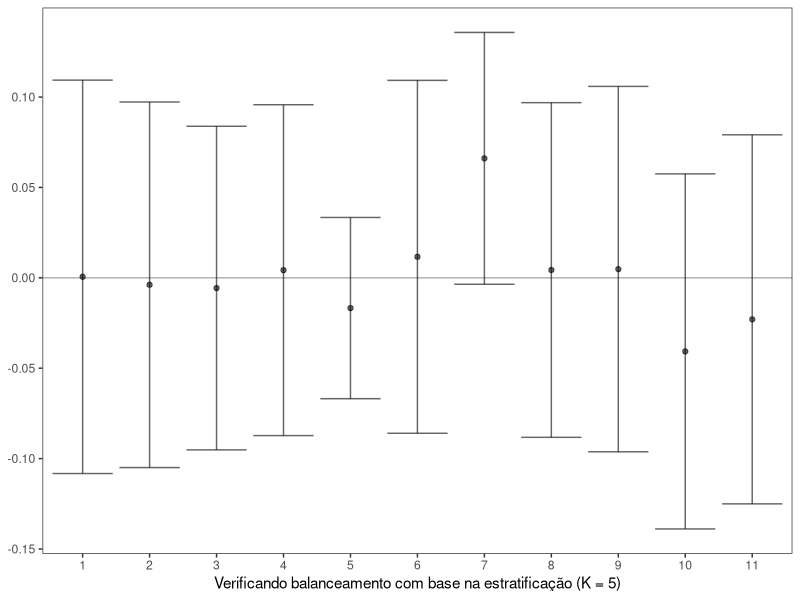
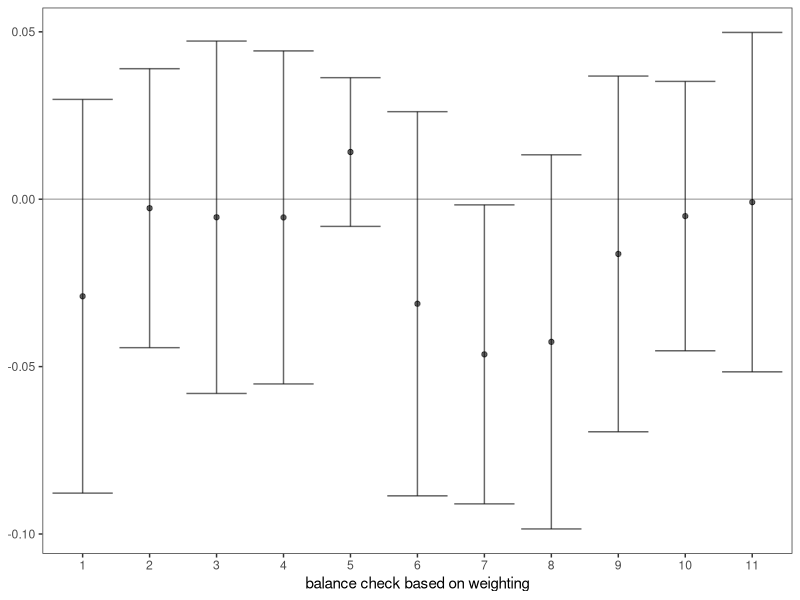

Write R code to recreate these figures, in order.
## ---- chunk 1
#| echo: true
dados <- read.csv("datasets/nhanes_bmi.csv")[, -1]
z <- dados$School_meal
y <- dados$BMI
x <- scale(dados[, -c(1, 2)])
## ---- chunk 2
#| echo: true
prop_score <- glm(z ~ x, family = binomial)$fitted.values
## ---- chunk 3
#| echo: true
neyman_sre <- function(y, z, x) {
  x_levels <- unique(x)
  K <- length(x_levels)
  pi_k <- rep(0, K)
  tau_k <- rep(0, K)
  v_k <- rep(0, K)
  n <- length(z)
  for (k in 1:K) {
    x_k <- x_levels[k]
    z_k <- z[x == x_k]
    y_k <- y[x == x_k]
    pi_k[k] <- length(z_k)/n
    tau_k[k] <- mean(y_k[z_k == 1]) - mean(y_k[z_k == 0])
    v_k[k] <- var(y_k[z_k == 1]) / sum(z_k) + var(y_k[z_k == 0]) / sum(1 - z_k)
  }
  tau_s <- sum(pi_k * tau_k)
  v_s <- sum(pi_k^2 * v_k) 
  return(c(tau_s, sqrt(v_s)))
}

K <- c(5, 10, 20, 50, 80)
resultados <- sapply(K, FUN = function(k){
                          q_prop_score = quantile(prop_score, (1:(k - 1))/k)
                          ps_estrato = cut(prop_score, breaks = c(0, q_prop_score, 1), labels = 1:k)
                          neyman_sre(y, z, ps_estrato)
                          })
colnames(resultados) <- K
rownames(resultados) <- c("Estim", "SE")
resultados
## ---- chunk 4
#| echo: true
library(car)
naive <- lm(y ~ z)
fisher <- lm(y ~ z + x)
lin <- lm(y ~ z*x)
resultados <- matrix(c(coef(naive)[2], sqrt(hccm(naive)[2, 2]),
                       coef(fisher)[2], sqrt(hccm(fisher)[2, 2]),
                       coef(lin)[2], sqrt(hccm(lin)[2, 2])), ncol = 3)
colnames(resultados) <- c("Naive", "Fisher", "Lin")
rownames(resultados) <- c("Estim", "SE")
resultados
## ---- chunk 5
#| echo: true
mahalanobis2 = function(z, x) {
  x1 <- x[z == 1, ]
  x0 <- x[z == 0, ]
  n1 <- nrow(x1)
  n0 <- nrow(x0)
  diff <- apply(x1, 2, mean) - apply(x0, 2, mean)
  covar <- (n1 + n0)/(n1 * n0) * cov(x)
  M <- t(diff) %*% solve(covar) %*% diff
  return(M)
}
mahalanobis2(z, x)
## ---- chunk 6
#| echo: true

estimador_ipw <- function(z, y, x, alphas = c(0, 1)) {
  prop_score <- glm(z ~ x, family = binomial)$fitted.values
  prop_score <- pmax(alphas[1], pmin(prop_score, alphas[2]))
  
  tau_ipw <- mean(z * y / prop_score) - mean((1 - z) * y / (1 - prop_score))
  tau_hajek <- mean(z * y / prop_score) / mean(z / prop_score) - mean((1 - z) * y / (1 - prop_score)) / mean((1 - z) / (1 - prop_score))
  
  out <- c(tau_ipw, tau_hajek)
  return(out)
}
## ---- chunk 7
#| echo: true
bootstrap_ipw <- function(z, y, x, n_boot = 500, alphas = c(0, 1)) {
  poit_estim <- estimador_ipw(z, y, x, alphas)
  
  n <- length(z)
  boot_estim <- replicate(n_boot, {
    sample_boot <- sample(1:n, n, replace = TRUE)
    estimador_ipw(z[sample_boot], y[sample_boot], x[sample_boot, ], alphas)
  })
  boot_se <- apply(boot_estim, 1, sd)
  out <- cbind(poit_estim, boot_se)
  colnames(out) <- c("Est", "SD")
  rownames(out) <- c("IPW", "Hajek")
  return(out)
}
## ---- chunk 8
#| echo: true
dados <- read.csv("datasets/nhanes_bmi.csv")[, -1]
z <- dados$School_meal
y <- dados$BMI
x <- scale(dados[, -c(1, 2)])
## ---- chunk 9
#| echo: true
l_alphas <- list(alpha_01 = c(0, 1), alpha_02 = c(0.01, 0.99),
               alpha_03 = c(0.05, 0.95), alpha_04 = c(0.1, .9))

trim_estim <- lapply(l_alphas, 
                     function(a) {round(bootstrap_ipw(z, y, x, alphas = a), 3)} )
trim_estim
## ---- chunk 10
#| echo: true
library(ggplot2)
balance_check <- sapply(1:ncol(x),
                FUN = function(px){
                  q_prop_score = quantile(prop_score, (1:4)/5)
                  prop_score_strata = cut(prop_score, breaks = c(0, q_prop_score, 1), labels = 1:5)
                  neyman_sre(x[, px], z, prop_score_strata)
                })

dat_balance <- data.frame(est = balance_check[1, ],
                         upper = balance_check[1, ] + 1.96*balance_check[2, ],
                         lower = balance_check[1, ] - 1.96*balance_check[2, ],
                         cov = factor(1:11))
ggplot(dat_balance) + 
  geom_errorbar(aes(x = cov, ymin = lower, ymax = upper), alpha = 0.6) + 
  geom_point(aes(x = cov, y = est), alpha = 0.6) +
  geom_hline(aes(yintercept = 0), alpha = 0.3) + 
  theme_bw() + 
  theme(panel.grid.major = element_blank(),
        panel.grid.minor = element_blank(),
        axis.title.y = element_blank()) +
  xlab("Verificando balanceamento com base na estratificação (K = 5)")                     
## ---- chunk 11
#| echo: true
balance_check <- sapply(1:dim(x)[2],
                FUN = function(px){
                  bootstrap_ipw(z, x[, px], x)[2, ]
                })

dat_balance <- data.frame(est = balance_check[1, ],
                         upper = balance_check[1, ] + 1.96*balance_check[2, ],
                         lower = balance_check[1, ] - 1.96*balance_check[2, ],
                         cov = factor(1:11))
ggplot(dat_balance) + 
  geom_errorbar(aes(x = cov, ymin = lower, ymax = upper), alpha = 0.6) + 
  geom_point(aes(x = cov, y = est), alpha = 0.6) +
  geom_hline(aes(yintercept = 0), alpha = 0.3) + 
  theme_bw() + 
  theme(panel.grid.major = element_blank(),
        panel.grid.minor = element_blank(),
        axis.title.y=element_blank()) +
  xlab("balance check based on weighting")

